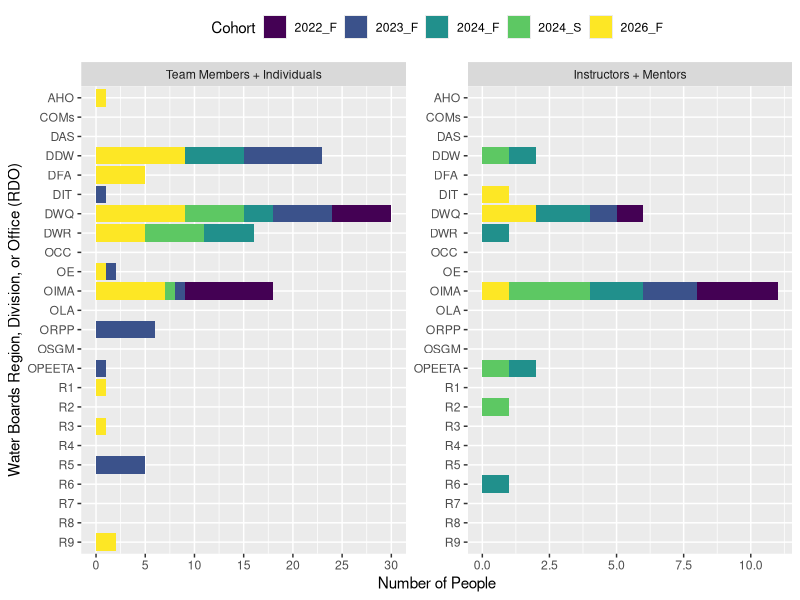
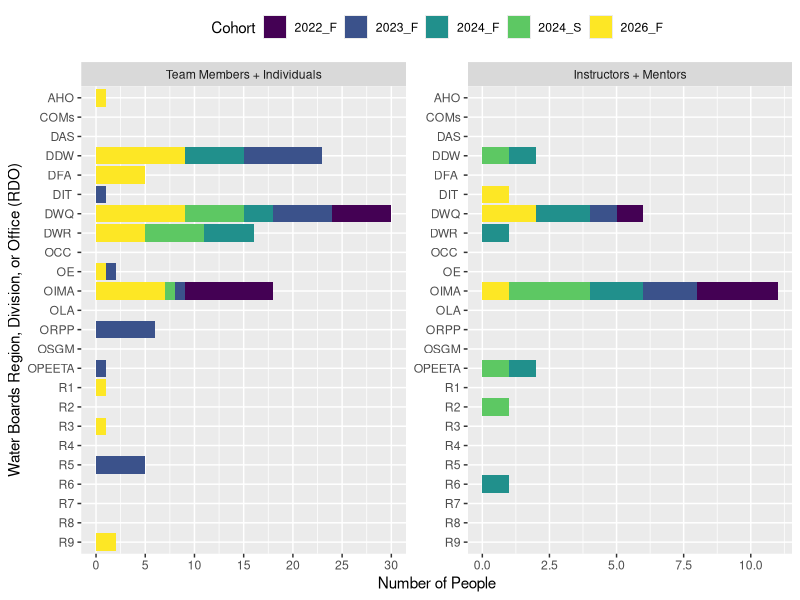

Generate these figures, in order, with R:
#install.packages("here")
#install.packages("readr")
#install.packages("tidyr")
#install.packages("ggplot2")
#install.packages("viridis")

library(here)
library(readr)
library(tidyr)
library(ggplot2)
library(viridis)

# Update RDO Data in "cohorts/annual-rdo.csv" 
# Import the RDO data
rdo = read.csv(here("cohorts/annual-rdo.csv"))

# Convert from wide to long format
rdo_long <- gather(rdo, Cohort, Count, 'X2022_F':'X2026_FIM')

# Convert RDO to a factor
rdo_long$RDO <- factor(rdo_long$RDO, levels=rev(unique(rdo_long$RDO)))

# Remove the first character ("X") in front of Cohort years
rdo_long$Cohort <- gsub("^.{0,1}", "", rdo_long$Cohort)

# Add a column to specify the type of individuals represented
rdo_long$IndividualType <- ""

# If Cohort ends in "IM", make IndividualType = "Instructors + Mentors", else  "Team Members + Individuals"
rdo_long$IndividualType <- ifelse(grepl("IM", rdo_long$Cohort), "Instructors + Mentors", "Team Members + Individuals")

# Remove "IM" from Cohort years
rdo_long$Cohort <- gsub("\\IM$","", rdo_long$Cohort)

# Create the plot
ggplot(rdo_long, aes(fill=Cohort, x=Count, y=RDO)) + 
  geom_bar(position="stack", stat="identity") +
  theme(legend.position="top") +
  xlab("Number of People") + 
  ylab("Water Boards Region, Division, or Office (RDO)") +
  scale_fill_viridis(discrete = TRUE, option = "viridis") +
  facet_wrap(~factor(IndividualType, c("Team Members + Individuals", "Instructors + Mentors")), 
             scales = "free") +
  scale_x_continuous(n.breaks=6)

# Save the plot
ggsave(path = "cohorts/images", filename = "annual-rdo.png",
       dpi = 600, width = 7.08, height = 5, units = "in")
